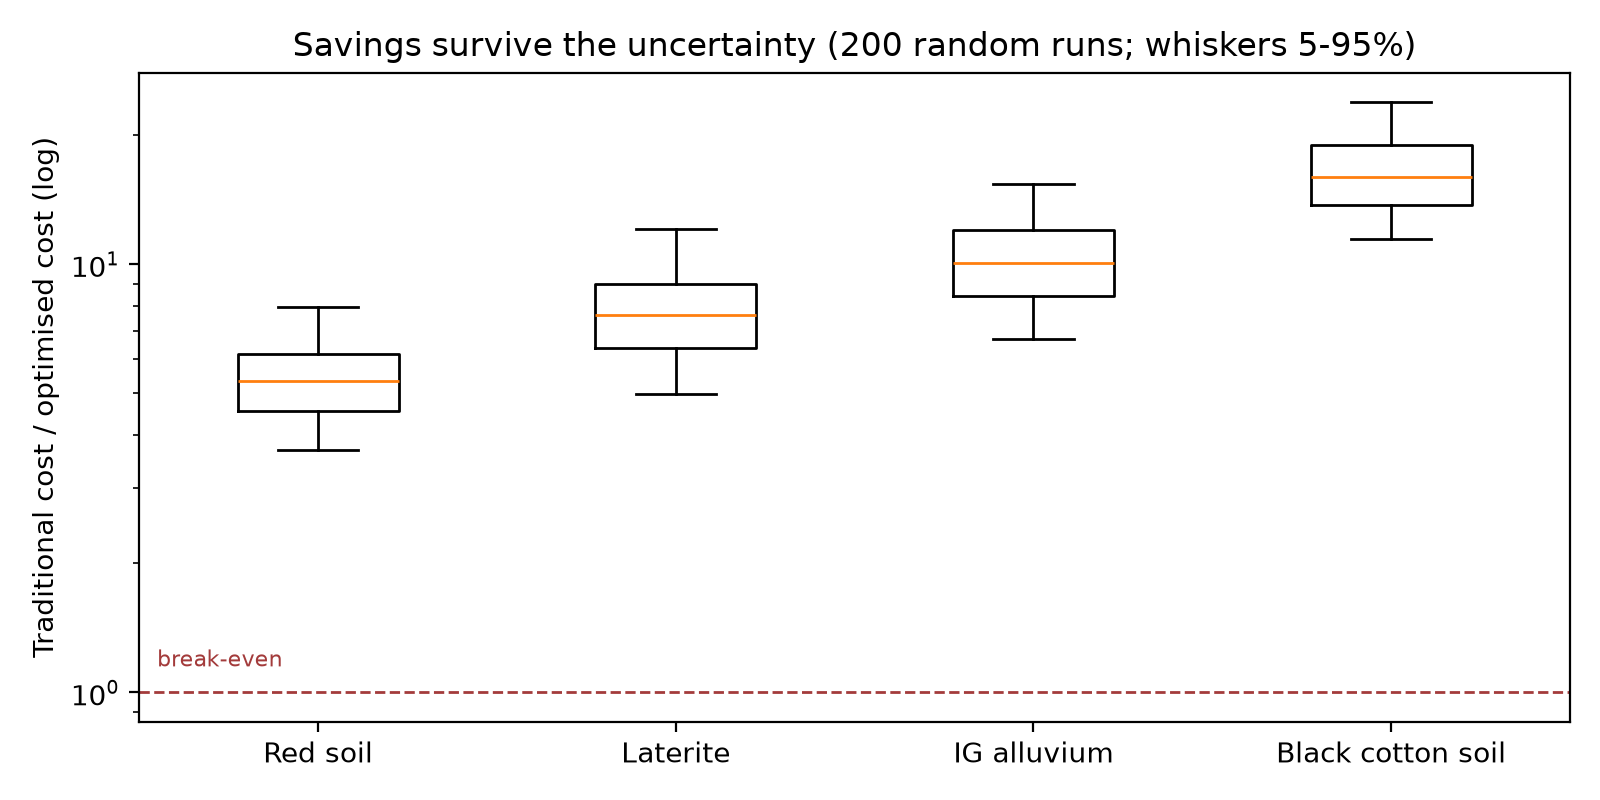

Write Python code to recreate this figure.
import copy
import random
import sys
import numpy as np
import mati_optimiser as M

RANGES = dict(                       # uniform ranges; ASSUMPTION
    gamma_scale=(0.7, 1.3),          # monolayer mass, +/-30 %
    ssa_scale=(0.6, 1.4),            # clay-mineral surface areas, +/-40 %
    hydrolysed=(0.3, 0.8),           # share of oil hydrolysed per season
    ca_access=(0.1, 0.5),            # share of soil Ca at pore surfaces
    half_life=(30, 240),             # days, triglyceride oils
    evap=(4.0, 7.0),                 # mm/day annual mean
    price_scale=(0.75, 1.25),        # each price varied independently
)
SOILS = ["Red soil", "Laterite", "IG alluvium", "Black cotton soil"]
BASE = dict(minerals=copy.deepcopy(M.MINERALS), lipids=copy.deepcopy(M.LIPIDS),
            ca=copy.deepcopy(M.CA_SOURCES), floc=copy.deepcopy(M.FLOCCULANTS),
            blend=copy.deepcopy(M.BLEND_MATERIALS), climate=dict(M.CLIMATE))


def u(key):
    lo, hi = RANGES[key]
    return random.uniform(lo, hi)


def sample():
    M.MINERALS = copy.deepcopy(BASE["minerals"])
    s = u("ssa_scale")
    for m in M.MINERALS.values():
        m["ssa"] *= s
    M.LIPIDS = copy.deepcopy(BASE["lipids"])
    g, hl = u("gamma_scale"), u("half_life")
    for name, L in M.LIPIDS.items():
        L["gamma"] *= g
        L["price"] *= u("price_scale")
        L["half_life"] = hl if L["needs_ca"] else hl * 3
    M.CA_SOURCES = copy.deepcopy(BASE["ca"])
    M.FLOCCULANTS = copy.deepcopy(BASE["floc"])
    for d in (M.CA_SOURCES, M.FLOCCULANTS):
        for v in d.values():
            v["price"] *= u("price_scale")
    M.GAMMA_TG = 1.5e-3 * g
    M.HYDROLYSED_FRACTION = u("hydrolysed")
    M.SOIL_CA_ACCESSIBLE = u("ca_access")
    M.CLIMATE = dict(BASE["climate"], evap_mm_day=u("evap"))


def main():
    n = int(sys.argv[1]) if len(sys.argv) > 1 else 200
    random.seed(42)
    out = {s: dict(ratio=[], lipid=[], floc=[], blend=[]) for s in SOILS}
    for i in range(n):
        sample()
        for s in SOILS:
            comp = M.INDIAN_SOILS[s]
            t, o = M.traditional(comp), M.optimise(comp)
            if o is None:
                continue
            out[s]["ratio"].append(t["total"] / o["total"])
            out[s]["lipid"].append(o["recipe"]["lipid"])
            out[s]["floc"].append(o["recipe"]["flocculant"])
            out[s]["blend"].append(o["recipe"]["amend"] is not None)
    print(f"\n=== Monte Carlo, {n} runs: traditional cost / optimised cost ===\n")
    rows = []
    for s in SOILS:
        r = np.array(out[s]["ratio"])
        uco = np.mean([x == "Used cooking oil" for x in out[s]["lipid"]]) * 100
        gyp = np.mean([x == "Gypsum" for x in out[s]["floc"]]) * 100
        bl = np.mean(out[s]["blend"]) * 100
        p5, p50, p95 = np.percentile(r, [5, 50, 95])
        print(f"{s:18s} median {p50:5.1f}x  90% range {p5:4.1f}-{p95:5.1f}x  min {r.min():4.1f}x | "
              f"used oil {uco:3.0f}%  gypsum {gyp:3.0f}%  blending {bl:3.0f}%  (feasible {len(r)}/{n})")
        rows.append((s, r))
    try:
        import matplotlib
        matplotlib.use("Agg")
        import matplotlib.pyplot as plt
        fig, ax = plt.subplots(figsize=(8, 4))
        ax.boxplot([r for _, r in rows], whis=(5, 95), showfliers=False)
        ax.set_xticks(range(1, len(rows) + 1))
        ax.set_xticklabels([s for s, _ in rows])
        ax.axhline(1, color="#a33b3b", lw=1, ls="--")
        ax.text(0.55, 1.15, "break-even", color="#a33b3b", fontsize=8)
        ax.set_yscale("log")
        ax.set_ylabel("Traditional cost / optimised cost (log)")
        ax.set_title(f"Savings survive the uncertainty ({n} random runs; whiskers 5-95%)")
        fig.tight_layout()
        fig.savefig("mati_montecarlo.png", dpi=200)
        print("\nFigure written to mati_montecarlo.png")
    except ImportError:
        pass


if __name__ == "__main__":
    main()
